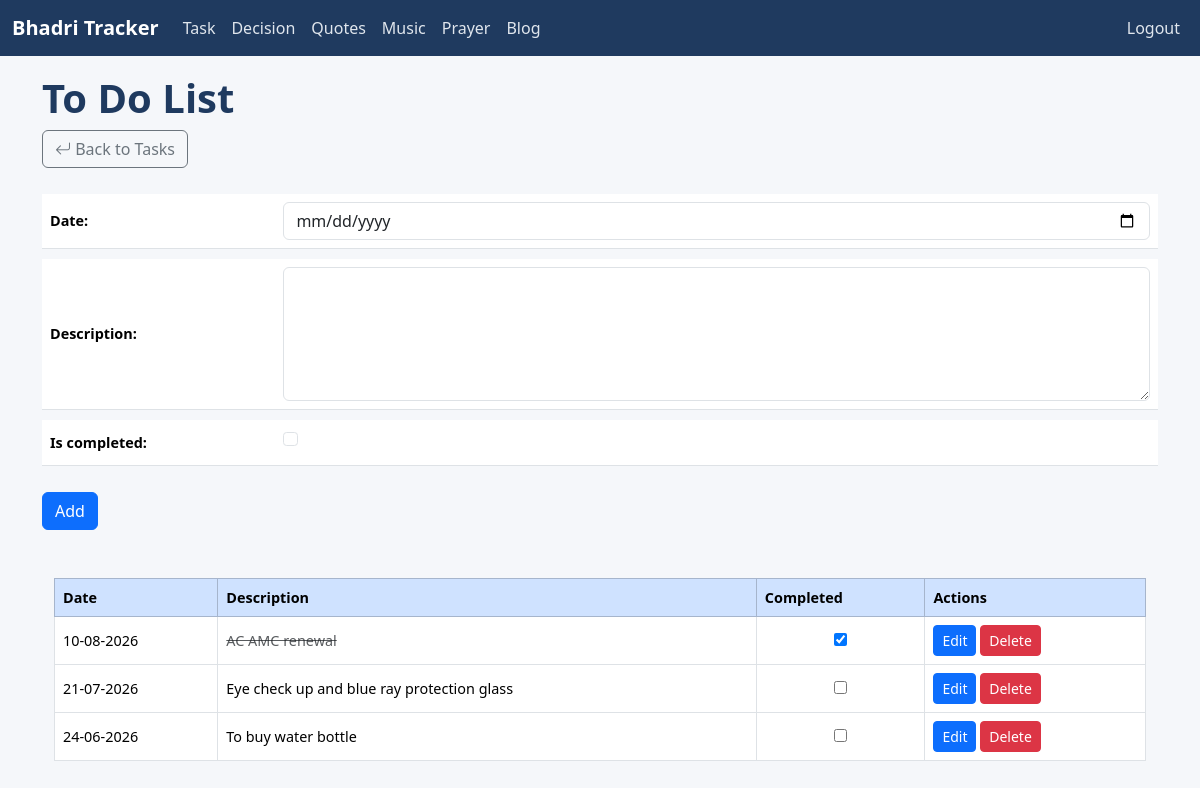
The app's page /todo/ (signed in), older data.
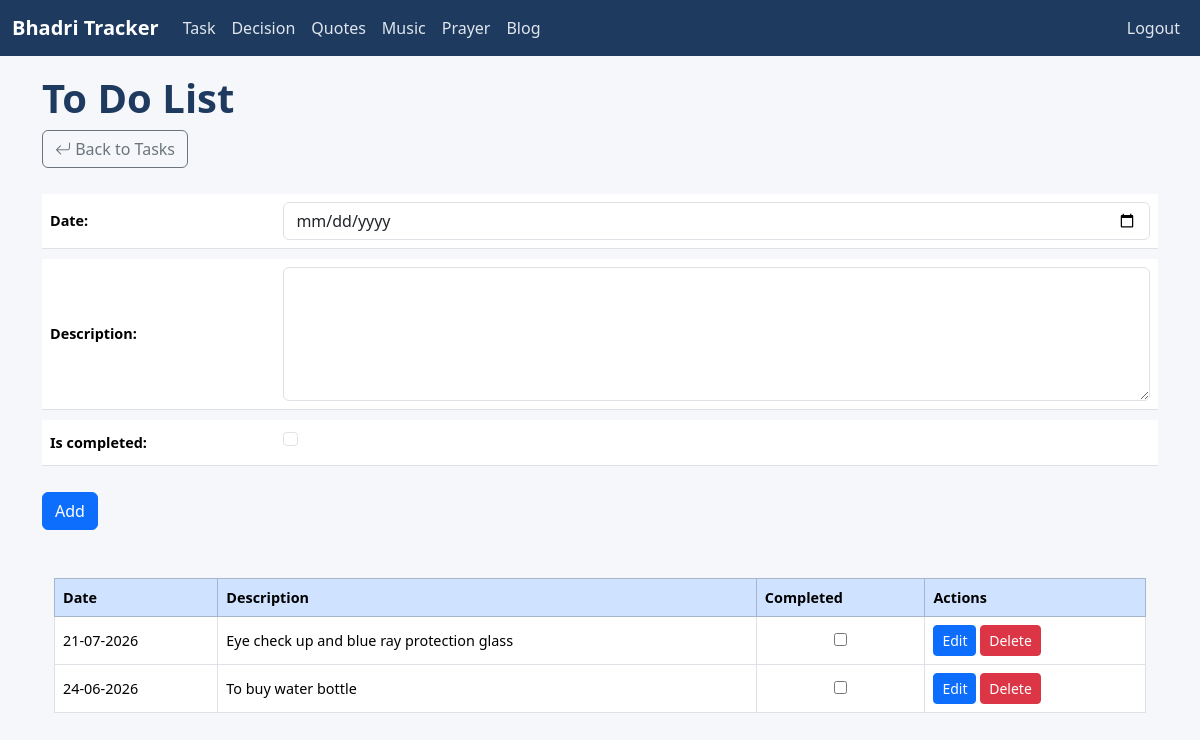
The same page, newer data.
### tracker/models.py (models this page shows, shortened)
class Todo(models.Model):
    date = models.DateField()
    description = models.TextField()
    is_completed = models.BooleanField(default=False)

### tracker/views.py (the view)
# urls.py: path('todo/', views.todo_list, name='todo_list'),
@login_required(login_url='login')
def todo_list(request):
    todos = Todo.objects.all().order_by("-date")
    form = TodoForm()
    if request.method == "POST":
        form = TodoForm(request.POST)
        if form.is_valid():
            form.save()
            return redirect("tracker:todo_list")
    return render(request, "tracker/todo_list.html", {
        "todos": todos,
        "form": form
    })

### tracker/forms.py
class TodoForm(forms.ModelForm):
    class Meta:
        model = Todo
        fields = ['date', 'description', 'is_completed']
        widgets = {
            'date': forms.DateInput(attrs={'class': 'form-control', 'type': 'date'}),
            'description': forms.Textarea(attrs={'class': 'form-control', 'rows': 5}),
            'is_completed': forms.CheckboxInput(attrs={'class': 'form-check-input'}),
        }

### tracker/context_processors.py (called while the page is built)
def active_notifications(request):
    today = timezone.localdate()
    notifications = Notification.objects.filter(
        is_completed=False,
        date__gte=today,
        date__lte=today + timedelta(days=7)
    ).order_by('date')
    return {
        'active_notifications': notifications
    }

### templates/tracker/todo_list.html (shortened to what this page needs)
{% extends 'base.html' %}
{% load static %}
{% block content %}
<h1>To Do List</h1>
<a href="{% url 'tracker:task_list' %}" class="btn btn-outline-secondary mb-3"><i class="bi bi-arrow-return-left"></i> Back to Tasks</a>
<form method="POST" class="w-100">
    <div class="md-3">
        <table class="table w-100">
            {{ form.as_table }}
        </table>
    </div>
    <button type="submit" class="btn btn-primary">Add</button>
</form>
<br>
<div class="container mt-4">
<table class="table table-bordered table-hover align-middle">
<thead class="table-primary">
<tr>
<th>Date</th>
<th>Description</th>
<th>Completed</th>
<th>Actions</th>
</tr>
</thead>
<tbody>
{% for todo in todos %}
<tr>
<td>{{ todo.date|date:"d-m-Y" }}</td>
<td class="{% if todo.is_completed %}text-decoration-line-through text-muted{% endif %}">
{{ todo.description }}
</td>
<td class="text-center">
<input type="checkbox"
{% if todo.is_completed %}checked{% endif %} onclick="window.location.href='{% url 'tracker:todo_toggle' todo.id %}'">
</td>
<td>
<a href="{% url 'tracker:todo_edit' todo.id %}" class="btn btn-sm btn-primary">
Edit
</a>
<a href="{% url 'tracker:todo_delete' todo.id %}" class="btn btn-sm btn-danger">
Delete
</a>
</td>
</tr>
{% endfor %}
</tbody>
</table>
</div>
{% endblock %}

Row changes from the older to the newer data that the page shows:
removed Todo: date "10-08-2026", description "AC AMC renewal", is_completed "☑"
